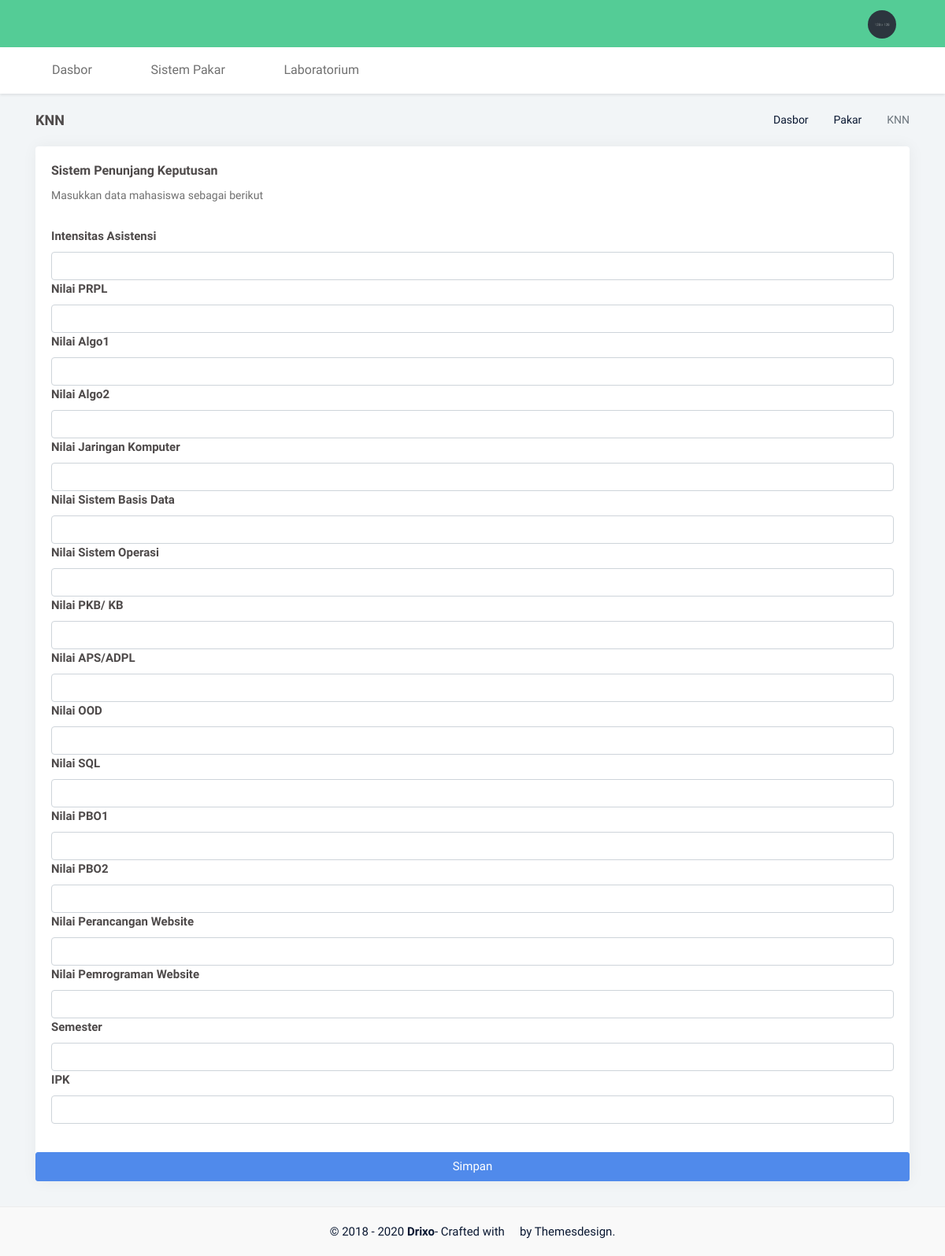
/pakar/knn/, run on the app's committed database.
### home/models.py (models this page shows)
class Attribute(models.Model):
    name  = models.CharField(max_length=200, null=True)
    date_created = models.DateTimeField(auto_now_add=True)
    def __str__(self):
        return self.name

### home/views.py (the view)
# urls.py: path('pakar/knn/', views.pakarKNN, name='pakar_knn'),
def pakarKNN(request):
    trainings = TrainingModel.objects.all()
    amount_training = trainings.count()
    attr = Attribute.objects.all()
    amount_attr = attr.count()
    raw = []
    for training in trainings:
        dtrain   = TrainingValue.objects.filter(training_id=training.id)
        attribute = []
        for train in dtrain:
            attribute.append(train.value)
        raw.append([attribute, training.result])
    print("raw: ",raw)
    if request.method == "POST":
        insert = []
        for atr in attr:
            insert.append(float(request.POST.get('value-'+str(atr.id),'invalid')))
        print("insert: ",insert)
        bound = []
        manhattan = []
        for i in range(amount_training): #training
            distance = 0
            for j in range(amount_attr): #atribut
                distance += abs(insert[j]-raw[i][0][j])
            bound.append({"d":distance,"r":raw[i][1]})
            manhattan.append(distance)
        print('manhattan: ', manhattan)
        hasil = knn(bound, manhattan, 9, amount_training)
        print(hasil)
    else:
        hasil = ''
    return render(request, 'pakar/knn.html', {'attr':attr, 'hasil':hasil})

### home/models.py (called while the page is built)
    def __str__(self):
        return self.name

### home/templates/pakar/knn.html (shortened to what this page needs)
{% extends 'base.html' %}
{% load static %}
{% block breadcrumb %}
<div class="btn-group float-right">
    <ol class="breadcrumb hide-phone p-0 m-0">
        <li class="breadcrumb-item"><a href="{% url 'dasbor' %}">Dasbor</a></li>
        <li class="breadcrumb-item"><a href="{% url 'training' %}">Pakar</a></li>
        <li class="breadcrumb-item active">KNN</li>
    </ol>
</div>
<h4 class="page-title">KNN</h4>
{%endblock%}
{% block content %}
<div class="row">
  <div class="col-12">
    <div class="card m-b-30">
        <div class="card-body">
            <h4 class="mt-0 header-title">Sistem Penunjang Keputusan</h4>
            <p class="text-muted m-b-30 font-14">Masukkan data mahasiswa sebagai berikut</p>
            <form class="" action="" method="post">
              {% for atribut in attr %}
              <label for="uji-{{atribut.id}}">{{atribut}}</label>
              <input type="number" name="value-{{atribut.id}}" class="form-control" step="0.01" required id="uji-{{atribut.id}}">
              {% endfor %}
        </div>
              <input class="btn btn-success mt-3" type="submit" name="submit" value="Simpan">
    </div>
  </div>
</div>
{% endblock content %}

### static/css/style.css (style rules this page uses)
body { background: #f2f5f7; font-family: "Mukta", sans-serif; margin: 0; font-size: 15px; color: #4e4a4a; }
html { overflow-x: hidden; position: relative; min-height: 100%; background: #f2f5f7; }
h1, h2, h3, h4, h5, h6 { margin: 10px 0; font-weight: 600; font-family: "Mukta", sans-serif; }
h4 { line-height: 22px; }
* { outline: none !important; }
.breadcrumb { background-color: transparent; margin-bottom: 12px; margin-top: 10px; padding: .75rem 0rem; }
.breadcrumb li { font-size: 14px; }
.breadcrumb li a { color: #0a1832; }
.breadcrumb > li + li:before { padding: 0 5px; color: #707070; content: "\f105" !important; font-family: FontAwesome; }
.card { -webkit-box-shadow: 1px 0px 20px rgba(0, 0, 0, 0.05); box-shadow: 1px 0px 20px rgba(0, 0, 0, 0.05); border: none; }
.text-muted { color: #707070 !important; }
.p-0 { padding: 0; }
.m-0 { margin: 0; }
.m-b-30 { margin-bottom: 30px; }
.font-14 { font-size: 14px; }
.header-title { font-size: 16px; }
body { padding-bottom: 65px; }
.page-title-box .page-title { font-size: 18px; margin-bottom: 0; margin-top: 0; }
.btn { border-radius: 3px; font-size: 15px; }
.btn-primary, .btn-success, .btn-info, .btn-warning, .btn-danger, .btn-dark { color: #ffffff; }
.btn-success { background-color: #508aeb; border: 1px solid #508aeb; }
label { font-weight: 600; }
.form-control { font-size: 15px; }

### data on the page
Attribute: name "Intensitas Asistensi"
Attribute: name "Nilai PRPL"
Attribute: name "Nilai Algo1"
Attribute: name "Nilai Algo2"
Attribute: name "Nilai Jaringan Komputer"
Attribute: name "Nilai Sistem Basis Data"
Attribute: name "Nilai Sistem Operasi"
Attribute: name "Nilai PKB/ KB"
Attribute: name "Nilai APS/ADPL"
Attribute: name "Nilai OOD"
Attribute: name "Nilai SQL"
Attribute: name "Nilai PBO1"
Attribute: name "Nilai PBO2"
Attribute: name "Nilai Perancangan Website"
Attribute: name "Nilai Pemrograman Website"
Attribute: name "Semester"
Attribute: name "IPK"
